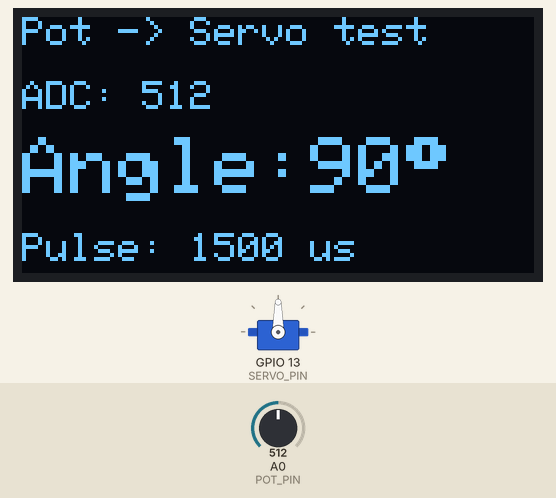
Recording of a sketch running on a simulated ESP8266 (NodeMCU). On the bench: 128×64 one-colour display, servo. The test bench sets the inputs (shaded band); at power-on: A0 (POT_PIN) = 512. What the sketch prints to the serial monitor is not drawn.

Above: at 1.4 s.
1.5 s: A0 (POT_PIN) set to 716
At 2.7 s:
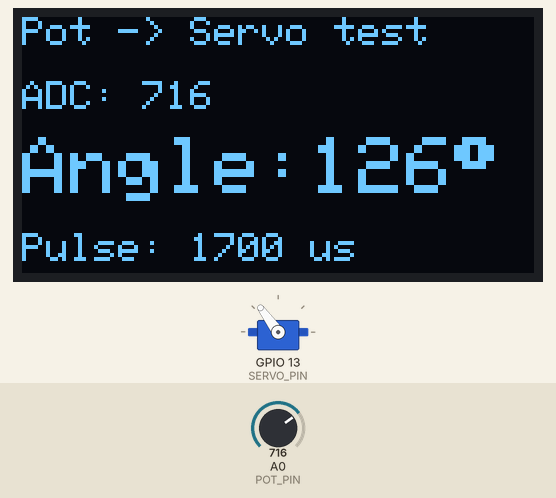
3.0 s: A0 (POT_PIN) set to 900
At 3.5 s:
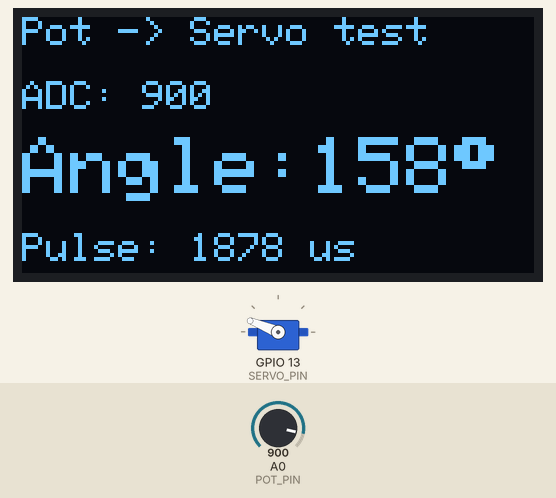
4.5 s: A0 (POT_PIN) set to 1010
At 5.3 s:
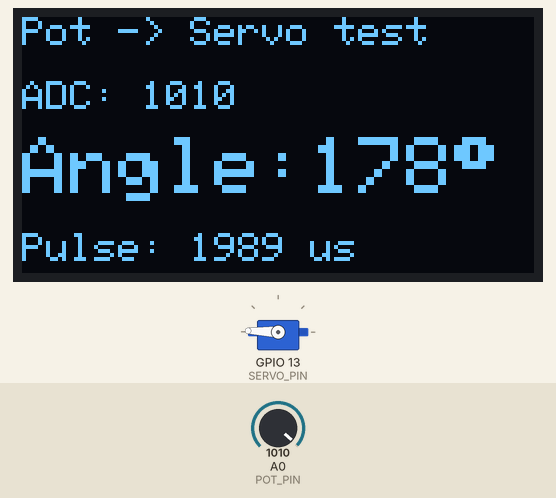
6.0 s: A0 (POT_PIN) set to 1023
At 7.1 s:
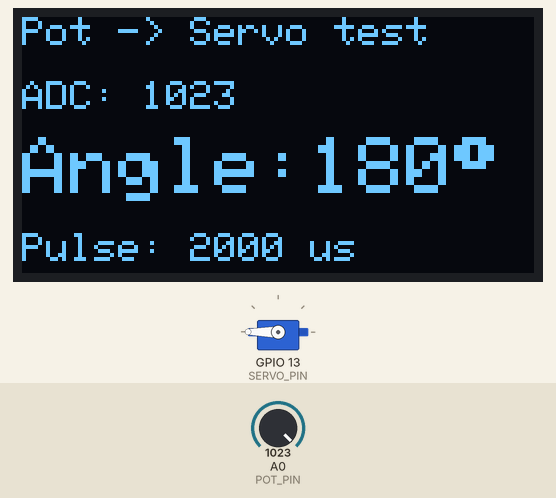
7.6 s: A0 (POT_PIN) set to 306
At 8.1 s:
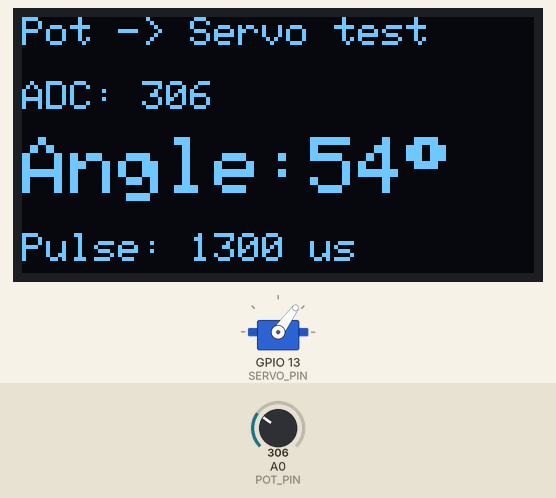
9.1 s: A0 (POT_PIN) set to 122
At 9.5 s:
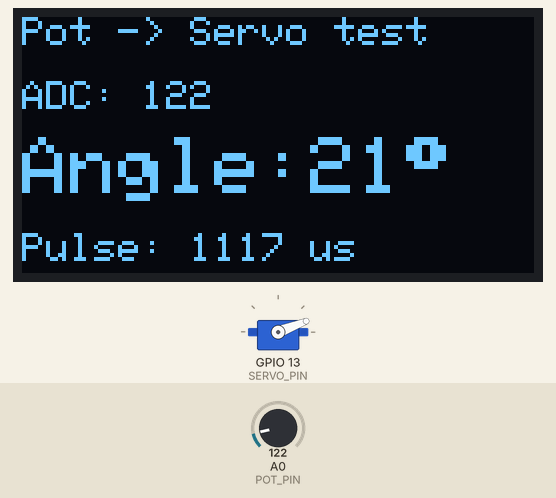
Timing chart, 0 to 11.6 s (numbered marks = the images above; inputs shaded):
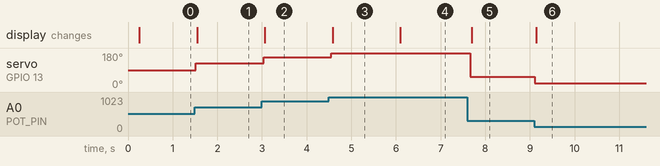

Measured:
- after the input at 1.5 s, servo on GPIO 13 (SERVO_PIN): 90° → 126° at once; the display: changes after 0.05 s (image 1)
- after the input at 3.0 s, servo on GPIO 13 (SERVO_PIN): 126° → 158° at once; the display: changes after 0.06 s (image 2)
- after the input at 4.5 s, servo on GPIO 13 (SERVO_PIN): 158° → 178° after 0.06 s; the display: changes after 0.08 s (image 3)
- after the input at 6.0 s, servo on GPIO 13 (SERVO_PIN): 178° → 180° after 0.08 s; the display: changes after 0.10 s (image 4)
- after the input at 7.6 s, servo on GPIO 13 (SERVO_PIN): 180° → 54° after 0.07 s; the display: changes after 0.10 s (image 5)
- after the input at 9.1 s, servo on GPIO 13 (SERVO_PIN): 54° → 21° at once; the display: changes at once (image 6)

The sketch:

ESP8266_Servo_Pot_Oled.ino
```cpp
// (licence header left out)
#include <Arduino.h>           // Core Arduino definitions
#include <Wire.h>              // I2C communication
#include <Servo.h>             // Servo control
#include <Adafruit_GFX.h>      // Graphics primitives
#include <Adafruit_SSD1306.h>  // SSD1306 OLED driver

// ---------------- OLED Configuration ----------------

#define SCREEN_WIDTH  128
#define SCREEN_HEIGHT 64
#define OLED_ADDR     0x3C

#define I2C_SDA 14   // Confirmed working mapping
#define I2C_SCL 12

// ---------------- Potentiometer ----------------

#define POT_PIN A0   // ESP8266 single ADC input

// ---------------- Servo Configuration ----------------

#define SERVO_PIN 13
#define MIN_US    1000
#define MAX_US    2000

Adafruit_SSD1306 display(SCREEN_WIDTH, SCREEN_HEIGHT, &Wire, -1);
Servo servo;

// Convert angle to pulse width (for display/debug)
int angleToMicroseconds(int angleValue) {
  return map(angleValue, 0, 180, MIN_US, MAX_US);
}

void drawData(int adcRaw, int angleValue, int pulseUs) {

  display.clearDisplay();
  display.setTextColor(SSD1306_WHITE);

  display.setTextSize(1);
  display.setCursor(0, 0);
  display.println("Pot -> Servo test");

  display.setCursor(0, 16);
  display.print("ADC: ");
  display.println(adcRaw);

  display.setTextSize(2);
  display.setCursor(0, 30);
  display.print("Angle:");
  display.print(angleValue);
  display.print((char)247);

  display.setTextSize(1);
  display.setCursor(0, 54);
  display.print("Pulse: ");
  display.print(pulseUs);
  display.print(" us");

  display.display();
}

void setup() {

  Serial.begin(74880);
  delay(200);

  Wire.begin(I2C_SDA, I2C_SCL);

  if (!display.begin(SSD1306_SWITCHCAPVCC, OLED_ADDR)) {
    while (true) delay(1000);
  }

  servo.attach(SERVO_PIN, MIN_US, MAX_US);
}

void loop() {

  // Read raw ADC value (0..1023)
  int adcRaw = analogRead(POT_PIN);

  // Map directly to angle
  int angleValue = map(adcRaw, 0, 1023, 0, 180);

  // Command servo
  servo.write(angleValue);

  // Compute pulse width for display
  int pulseUs = angleToMicroseconds(angleValue);

  // Update OLED
  drawData(adcRaw, angleValue, pulseUs);

  // Serial debug
  Serial.print("ADC=");
  Serial.print(adcRaw);
  Serial.print(" Angle=");
  Serial.print(angleValue);
  Serial.print(" Pulse=");
  Serial.println(pulseUs);

  delay(50);
}
```
